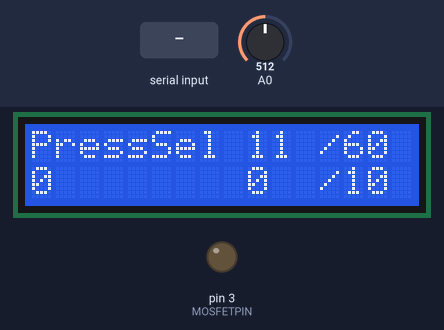
This sketch was run on a simulated Arduino Uno, built with avr-gcc and run on an emulated ATmega328P. Parts: 16×2 character LCD, output pins drawn as LEDs (lit = HIGH). The inputs (shaded band) are chosen by the test bench; at power-on: A0 = 512. What the sketch prints to the serial monitor is not drawn.

Above: at 5.2 s.
5.3 s: A0 set to 587
6.8 s: A0 set to 617
At 8.0 s:
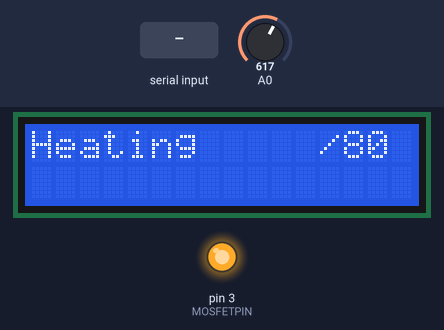
9.6 s: "c90\n" received over Serial
At 10.44 s:
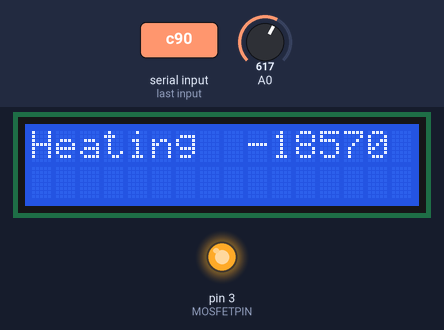
12.2 s: "p" received over Serial
At 13.36 s:
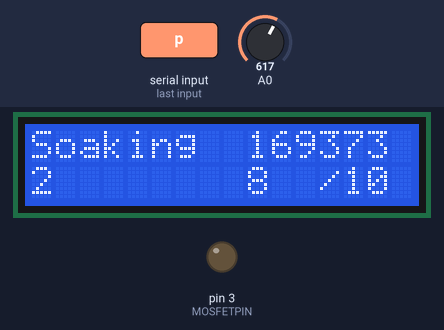
14.7 s: "1\n" received over Serial
At 15.86 s:
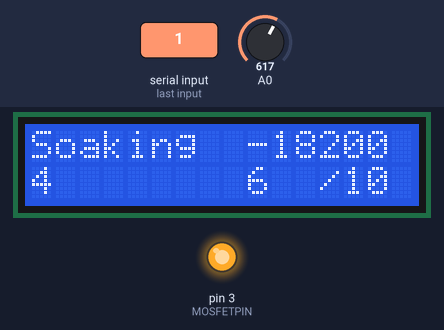
17.2 s: "0\n" received over Serial
At 20.59 s:
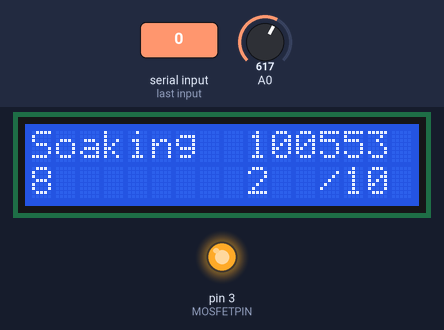
Timing chart, 0 to 20.7 s (numbered marks = the images above; inputs shaded):
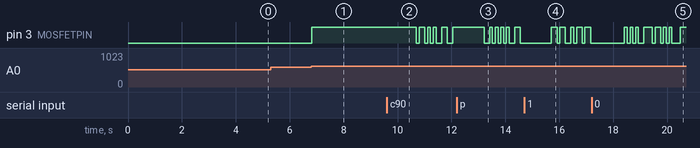

Measured:
- the behaviour switches between 599 and 600 on A0 (found by bisection; images 0 and 1)
- after the input at 6.8 s, pin 3 (MOSFETPIN): LOW → HIGH at once; the display: first changes at once (image 1 shows a later state)
- after the input at 9.6 s, pin 3 (MOSFETPIN): HIGH → LOW after 1.1 s, → HIGH 0.10 s later, → LOW 0.21 s later, → HIGH 0.10 s later, … (10 changes in this stretch); the display: first differs from a run without the input after 0.69 s (image 2)
- what the display in image 1 shows lasts 0.6 s, from 7.5 s to 8.1 s

The sketch:

SMD_Iron.ino
```cpp
/*  Скетч для работы подогреваемого стола для пайки SMD-компонентов по термопрофилю.
 *
 * Для работы скетча необходимо добавить следующие библиотеки:
 * https://alexgyver.ru/gyverpid/
 * https://alexgyver.ru/gyvertimers/
 *
 * Скетч позволяет отработать работу скетча без подключения датчиков(режим симуляции)
 * Для включения режима симуляции необходимо закомментировать функцию TempCalc() и одновременно раскомментировать функцию proccess();
 * Для работы от датчиков раскомментировать функцию TempCalc() и одновременно закоментировать функцию proccess();
 *
 *
 * При нажатии на кнопку UP включается ручной подогрев стола(Удерживается постоянная темпетарура)
 * При нажатии на кнопку DOWN ручной подогрев выключается
 * При нажатии на кнопку SELECT запускается работа по термопрофилю(для правильной работы нужно перезагрузить Arduino)
 *
 *
 * PS: Это пока общие наброски программы, и она работает пока неидеально, но в будущем будет дорабатываться.
 *
 * Что есть:
 * - Включение/выключение ручного режима поддержания температуры стола;
 * - Включение автоматического режима пайки по термопрофилю;
 * - Построение графиков температуры
 * - Режим симуляции (отладка программы без подключения датчиков)
 *
 * Что планируется реализовать:
 * - Изменение настроек профилей кнопками на Arduino
 * - Сохранение графика термопрофиля для анализа
 * - Сохранение настроек профиля в EEPROM
 * - Выбор профилей для свинцовых и бессвинцовых припоев
 *
 *
 * По всем вопросам пишите MaxAltera@yandex.ru
 */


#include <LiquidCrystal.h>
LiquidCrystal lcd(8, 9, 4, 5, 6, 7);

#define BTN_UP   1
#define BTN_DOWN 2
#define BTN_LEFT 3
#define BTN_RIGHT 4
#define BTN_SELECT 5
#define BTN_NONE 10

const char *Name[]={"Soaking ","Peak   ","Cooling "};
int set_Time[]={10,20,15};
int set_Temp[]={60,80,0};
int cur_Time=0;
int Tick_Time=0;
int cur_Temp=20;
int i,j;
int TempOk = 0;
int Working=0;
int pinRelay;

#include "GyverTimer.h"   // библиотека таймера
GTimer myTimer(MS);      // создать таймер (по умолч. в режиме интервала)
GTimer clockTimer(MS);      // создать таймер (по умолч. в режиме интервала)
GTimer PidTimer(MS);      // создать таймер (по умолч. в режиме интервала)
GTimer TickTimer(MS); //Таймер времени процесса


//----------------------------Конфигутация термистора------------------------------------------------

// значение 'другого' резистора

//#define SERIESRESISTOR 120000

// к какому пину подключается термистор

#define THERMISTORPIN A1
#define MOSFETPIN 3


#define B 3950 // B-коэффициент
#define SERIAL_R 120000 // сопротивление последовательного резистора, 120 кОм
#define THERMISTOR_R 100000 // номинальное сопротивления термистора, 100 кОм
#define NOMINAL_T 25 // номинальная температура (при которой TR = 100 кОм)

#define NUMSAMPLES 5
int samples[NUMSAMPLES];

void TempCalc() {

  uint8_t i;

 float average;
 // формируем вектор из N значений с небольшой задержкой между считыванием данных

for (i=0; i< NUMSAMPLES; i++) {

samples[i] = analogRead(THERMISTORPIN);

delay(10);

}

// определяем среднее значение в сформированном векторе

average = 0;

for (i=0; i< NUMSAMPLES; i++) {

average += samples[i];

}

average /= NUMSAMPLES;


   // int t = analogRead( THERMISTORPIN );
    float tr = 1023.0 / average - 1;
    tr = SERIAL_R / tr;
 //   Serial.print("R=");
 //   Serial.print(tr);
 //   Serial.print(", t=");

    float steinhart;
    steinhart = tr / THERMISTOR_R; // (R/Ro)
    steinhart = log(steinhart); // ln(R/Ro)
    steinhart /= B; // 1/B * ln(R/Ro)
    steinhart += 1.0 / (NOMINAL_T + 273.15); // + (1/To)
    steinhart = 1.0 / steinhart; // Invert
    steinhart -= 273.15;

    cur_Temp=steinhart;
}

//----------------------------------------БЛОК PID Регулятора-----------------------------------------
/*
   Пример работы ПИД регулятора в автоматическом режиме по встроенному таймеру
   Давайте представим, что на 3 пине у нас спираль нагрева, подключенная через мосфет,
   управляем ШИМ сигналом
   И есть какой то абстрактный датчик температуры, на который влияет спираль
*/

// перед подключением библиотеки можно добавить настройки:
// сделает часть вычислений целочисленными, что чуть (совсем чуть!) ускорит код
// #define PID_INTEGER

// режим, при котором интегральная составляющая суммируется только в пределах указанного количества значений
// #define PID_INTEGRAL_WINDOW 50
#include "GyverPID.h"

// GyverPID regulator(4, 0.4, 0.01, 10);  // коэф. П, коэф. И, коэф. Д, период дискретизации dt (мс)
//GyverPID regulator(0.1, 0.05, 0.01, 10);  // коэф. П, коэф. И, коэф. Д, период дискретизации dt (мс)
// или так:
// GyverPID regulator(0.1, 0.05, 0.01);  // можно П, И, Д, без dt, dt будет по умолч. 100 мс


#define DT 100                 //время обновления температуры

#include "GyverPID.h"
//GyverPID regulator(25, 0.03, 0.5 , DT);
GyverPID regulator(1, 0.03, 0.5, DT);

float value = 15;
float signal = 0;
float COEF = 0.01;

//-------------------------------------------------------------------------------


int detectButton() {
  int keyAnalog =  analogRead(A0);
  if (keyAnalog < 100) {
    // Значение меньше 100 – нажата кнопка right
    return BTN_RIGHT;
  } else if (keyAnalog < 200) {
    // Значение больше 100 (иначе мы бы вошли в предыдущий блок результата сравнения, но меньше 200 – нажата кнопка UP
    return BTN_UP;
  } else if (keyAnalog < 400) {
    // Значение больше 200, но меньше 400 – нажата кнопка DOWN
    return BTN_DOWN;
  } else if (keyAnalog < 600) {
    // Значение больше 400, но меньше 600 – нажата кнопка LEFT
    return BTN_LEFT;
  } else if (keyAnalog < 800) {
    // Значение больше 600, но меньше 800 – нажата кнопка SELECT
    return BTN_SELECT;
  } else {
    // Все остальные значения (до 1023) будут означать, что нажатий не было
    return BTN_NONE;
  }
}


void setup() {
  pinMode(MOSFETPIN, OUTPUT);
  Serial.begin(115200);
  lcd.begin(16, 2);
  lcd.print("   SMD Iron");
  delay(2000);
  lcd.setCursor(0, 0);
  lcd.print("  Max Altera");
  delay(2000);
  lcd.clear();
  i=0;
  drawScreen(0);
  lcd.setCursor(0, 0);
  lcd.print("PressSel");

//--------------------PID регулятор---------------------------
  regulator.setDirection(NORMAL); // направление регулирования (NORMAL/REVERSE). ПО УМОЛЧАНИЮ СТОИТ NORMAL
  regulator.setLimits(0, 255);    // пределы (ставим для 8 битного ШИМ). ПО УМОЛЧАНИЮ СТОЯТ 0 И 255
  regulator.setpoint = 0;        // сообщаем регулятору температуру, которую он должен поддерживать

  // в процессе работы можно менять коэффициенты
  /*
   regulator.Kp = 5.2;
   regulator.Ki += 0.5;
   regulator.Kd = 0;
   */
//-------------------------------------------------------------
  analogReference(EXTERNAL);
   TempOk=0;
}

//обновляем только оставшееся время
void drawTimer()
   {
    lcd.setCursor(9, 1);
    lcd.print("   ");
    lcd.setCursor(9, 1);
    lcd.print(cur_Time);
    lcd.setCursor(0, 1);
    lcd.print(Tick_Time);
    }

void drawTemp()
   {
    lcd.setCursor(9, 0);
    lcd.print("   ");
    lcd.setCursor(9, 0);
    lcd.print(cur_Temp);
    }

//пересовываем весь экран
void drawScreen(int i)
   {
    lcd.clear();
    lcd.setCursor(0, 0);
    lcd.print(Name[i]);
    lcd.setCursor(0, 1);
    lcd.print(Tick_Time);
    lcd.setCursor(9, 0);
    lcd.print(cur_Temp);
    lcd.setCursor(12, 0);
    lcd.print("/");
    lcd.setCursor(13, 0);
    lcd.print(set_Temp[i]);
    lcd.setCursor(9, 1);
    lcd.print(cur_Time);
    lcd.setCursor(12, 1);
    lcd.print("/");
    lcd.setCursor(13, 1);
    lcd.print(set_Time[i]);
    }

void TimerProcess(int i)          //функция запуска таймера
   {
   Serial.println("Функция TimerProcess запущена");
 if(!myTimer.isEnabled()&& TempOk==1&& Working==1)         //Если таймер не запущен
   {
//     Serial.println("Температура достигнута");
//     Serial.print("Текущая температура: ");
//     Serial.println(cur_Temp);
//     Serial.print("Установленная температура: ");
//     Serial.println(set_Temp[i]);
     myTimer.setTimeout(set_Time[i]*1000);
     cur_Time=set_Time[i];
     clockTimer.setTimeout(1000);
     Serial.print("Запущен цикл: ");
     Serial.println(Name[i]);
     drawScreen(i);
    }

     if(!myTimer.isEnabled() && TempOk==0)    //Если температура не достигнута
    {
      Serial.println("Запускаем регулировку");
      TickTimer.setTimeout(1000);
      regulator.setpoint=set_Temp[i];    //установлена новая температура

//     Serial.print("Переменная цикла: ");
//     Serial.println(i);

    //if(i=0)

    if(i=1){                             //если нагрев на втором этапе
    lcd.clear();
    lcd.setCursor(0, 0);
    lcd.print("        ");
    lcd.setCursor(0, 0);
    lcd.print("Heating ");
    lcd.setCursor(12, 0);
    lcd.print("/");
    lcd.setCursor(13, 0);
    lcd.print(set_Temp[i]);
    } else
     {                            //если нагрев на первом этапе
     lcd.clear();
     lcd.setCursor(0, 0);
     lcd.print("        ");
     lcd.setCursor(0, 0);
     lcd.print("PreSoak");
     lcd.setCursor(12, 0);
     lcd.print("/");
     lcd.setCursor(13, 0);
     lcd.print(set_Temp[i]);
    }
     }
   }


void loop() {


//читаем, какую кнопку нажали
  int button = detectButton();

  switch (button) {
    case BTN_UP:
     // printDisplay("UP");
       if(Working==0)    //Если не запущен автоматический режим
    {
       regulator.setpoint=50;    //включаем ручной подогрев стола
       lcd.setCursor(0, 0);
       lcd.print("MANU ON ");
       lcd.setCursor(13, 0);
       lcd.print(" 50");
       Serial.println("Ручной режим включен");
    }
      break;
    case BTN_DOWN:
     // printDisplay("DOWN");
      if(Working==0)    //Если не запущен автоматический режим
    {
       regulator.setpoint=0;    //выключаем ручной подогрев стола
       lcd.setCursor(0, 0);
       lcd.print("MANU OFF");
       lcd.setCursor(13, 0);
       lcd.print("0  ");
       Serial.println("Ручной режим выключен");
    }
      break;
    case BTN_LEFT:
      //printDisplay("LEFT");
      break;
    case BTN_RIGHT:
      //printDisplay("RIGHT");
      break;
    case BTN_SELECT:
      //printDisplay("SELECT");
//      Serial.println("Кнопка нажата");
      i=0;
      Working=1;
      TimerProcess(i);
      break;
    default:
      //printDisplay("Press any key");
      break;

  }

//---------------------PID регулятор---------------------------------
 /* regulator.input = temp;   // сообщаем регулятору текущую температуру

  // getResultTimer возвращает значение для управляющего устройства
  // (после вызова можно получать это значение как regulator.output)
  // обновление происходит по встроенному таймеру на millis()
  analogWrite(3, regulator.getResultTimer());  // отправляем на мосфет

  // .getResultTimer() по сути возвращает regulator.output

*/

//Вычитаем секунды из заданного времени, если запущен таймер
  if (clockTimer.isReady()& myTimer.isEnabled()){
//         Serial.println("Сработал таймер ClockTimer");
     //if (i>0){
          cur_Time--;
          clockTimer.setTimeout(1000);
//          Serial.println("Отсчет -1");
          //Tick_Time++;
          drawTimer();
      //}
     }

   if (TickTimer.isReady()&&Working==1){
         //Serial.println("Сработал таймер TickTimer");
          Tick_Time++;
          drawTimer();
          TickTimer.setTimeout(1000);
      //}
     }


/* if (PidTimer.isReady() && TempOk==0){
     Serial.println("Сработал таймер PidTimer");
     Serial.print("Текущая температура: ");
     Serial.println(cur_Temp);
     Serial.print("Установленная температура: ");
     Serial.println(set_Temp[i]);

     regulator.input = cur_Temp;   // сообщаем регулятору текущую температуру

  // getResultTimer возвращает значение для управляющего устройства
  // (после вызова можно получать это значение как regulator.output)
  // обновление происходит по встроенному таймеру на millis()
     //analogWrite(3, regulator.getResultTimer());  // Обновляем новое значение MOSFET

  // .getResultTimer() по сути возвращает regulator.output
      PidTimer.setTimeout(1000);
 } */

  if  ((cur_Temp > set_Temp[i]*0.99) && TempOk==0)       //Если температура достигла 95% от заданной, запускаем таймер
      {
        Serial.println("Температура установлена");
        TempOk=1;
        TimerProcess(i);
        }
/*
  if (signal>10){         //работаем в ключевом режиме для реле
    pinRelay=100;      //для отображения на симуляции
    digitalWrite(MOSFETPIN, HIGH);
  } else
   {
    pinRelay=0;        //для отображения на симуляции
    digitalWrite(MOSFETPIN, LOW);
    }
*/

digitalWrite(MOSFETPIN, signal);   //работаем в ШИМ режиме


  //Ловим окончание цикла

  if (myTimer.isReady()){               //если цикл закончился, то переходим к следующему
     if (i<2){
        Serial.print("Конец цикла: ");
        Serial.println(Name[i]);
        i++;
        TempOk=0;
        TimerProcess(i);
     }
     else {                             //иначе заканчиваем работу
        lcd.setCursor(0, 0);
        Working=0;
        lcd.print("FINISH! ");
        Serial.println("Конец работы");
        i=0;
        TempOk=0;
       }
      }

     //-------------------------------Блок симуляции и регулирования----------------------------------------

      // процесс и графики
  static uint32_t tmr;
  if (millis() - tmr >= DT) {
    drawTemp();
    tmr = millis();

    //TempCalc();       //текущая температура с датчика(выключить при симуляции)


    regulator.input = cur_Temp;
    signal = regulator.getResult();
    if (regulator.integral < 0) regulator.integral = 0;


    process();        //вызывать при симуляции


    Serial.print(cur_Temp); Serial.print(' ');
    Serial.print(signal); Serial.print(' ');
    Serial.print(pinRelay); Serial.print(' ');
    //Serial.print(regulator.integral); Serial.print(' ');
    Serial.println(regulator.setpoint);

  }

  // настройка
  if (Serial.available() > 1) {
    char incoming = Serial.read();
    float value = Serial.parseFloat();
    switch (incoming) {
      case 'p': regulator.Kp = value;
        break;
      case 'i': regulator.Ki = value;
        break;
      case 'd': regulator.Kd = value;
        break;
      case 's': regulator.setpoint = value;
        break;
      case 'c': COEF = value;
        break;
    }
  }


     }


//------------------------Симуляция процесса

#define LOW_VALUE 15      // к этому значению "остывает" система
#define SIGNAL_COEF 0.1   // сила сигнала
#define DELAY_AMOUNT 5   // задержка изменения

     void process() {
  static float valueSpeed;
  static float signalSpeed;
  static bool firstFlag = false;
  static float delayArray[DELAY_AMOUNT];

  // сигнал == скорость нагрева
  // ограничивает сигнал его же значением и плавно к нему стремится
  signalSpeed += (signal - signalSpeed) * 0.02;

  // складываем скорость сигнала и скорость охлаждения
  // скорость охлаждения получаем как разность "температуры" и её нулевого значения
  valueSpeed = signalSpeed * SIGNAL_COEF + (LOW_VALUE - cur_Temp) * COEF;

  if (!firstFlag) {
    firstFlag = true;
    for (int i = 0; i < DELAY_AMOUNT; i++) delayArray[i] = valueSpeed;
  }

  for (int i = 0; i < DELAY_AMOUNT - 1; i++) delayArray[i] = delayArray[i + 1];
  delayArray[DELAY_AMOUNT - 1] = valueSpeed;

  // прибавляем скорость (интегрируем)
  cur_Temp +=/* valueSpeed*/delayArray[0];
}
```
